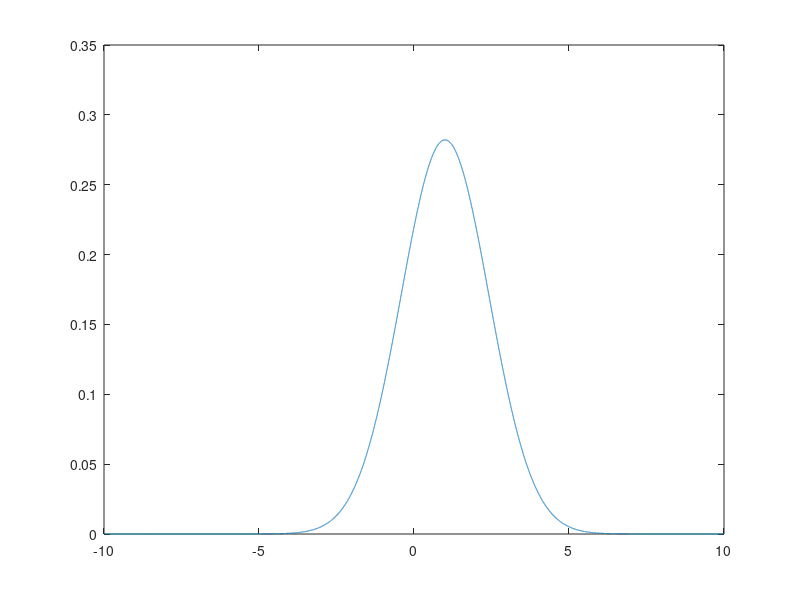

Recreate this plot in MATLAB.
% fiddle_infoSDT.m
xmin = -10
xmax = 10
dx = .001
x = [xmin:dx:xmax]';
% The d'=1 case
uR = .5;
uL = -.5;
yR = normpdf(x,uR,1);
yL = normpdf(x,uL,1);
plot(x,yR,x,yL)
trapz(x,yL)
trapz(x,-log2(yR).*yR)
trapz(x,-log2(yL).*yL)

pdf_d = normpdf(x,uR-uL,sqrt(2));
plot(x,pdf_d)
% The ideal observers answers "RIGHT" when diff > 0
% How often does the ideal observers answer correctly (assuming that the
% true answer is right)
pcor = 1 - normcdf(0,uR-uL,sqrt(2))
p = [.5 .5]'
Htot = sum(-log2(p).*p)
pcond = [pcor 1-pcor]
Hcond = sum(-log2(pcond).*pcond)
MInfo = Htot - Hcond

% Entropy of the difference distribution
% Before we show the stimulus, it has equal prob of being in either
% direction
dpre = 0.5 * (normpdf(x,uR-uL,sqrt(2)) + normpdf(x,uL-uR,sqrt(2)));
dpost = pdf_d;
% Entropy in response, unconditional on stimulus
Hpre = trapz(x,-log2(dpre).*dpre)
% Entropy in response, conditional on stimulus
Hpost = trapz(x,-log2(dpost).*dpost)
% Mutual information between response and stimulus
Hpre-Hpost

% I don't understand why we get more mutual information this way
% 
% I'll try recoding the variable as binary by setting the probability of
% negative vals to 0
bpre = (x>=0) .* dpre;
a = sum(dx * bpre);
bpre = bpre/a;
bpost = (x>=0) .* dpost;
a = sum(dx * bpost);
bpost = bpost/a;
Hpre = nansum(dx * -log2(bpre).*bpre)
Hpost = nansum(dx * -log2(bpost).*bpost)
Hpre - Hpost





